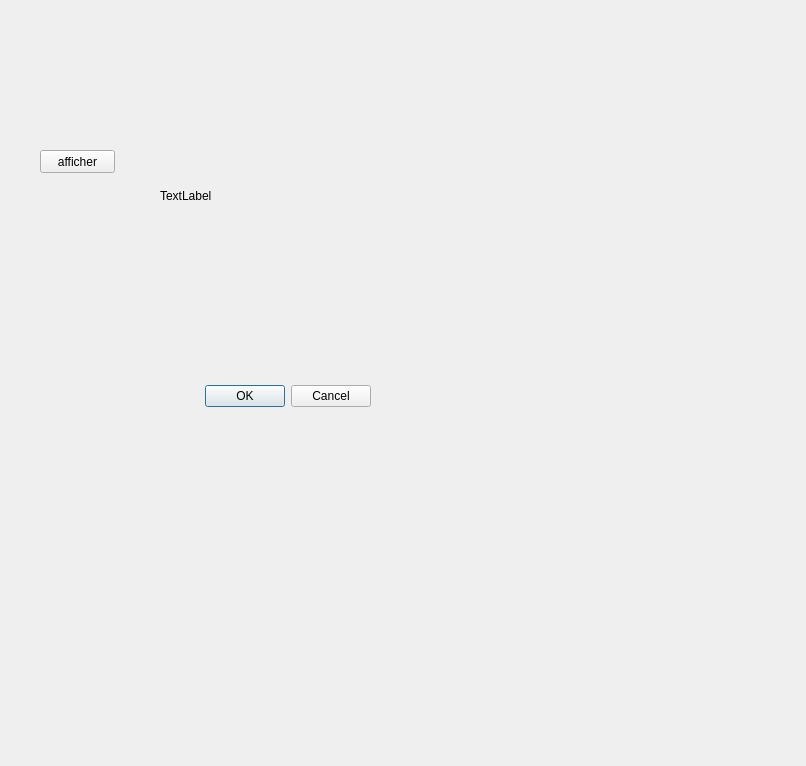
<?xml version="1.0" encoding="UTF-8"?>
<ui version="4.0">
 <class>Dialog</class>
 <widget class="QDialog" name="Dialog">
  <property name="geometry">
   <rect>
    <x>0</x>
    <y>0</y>
    <width>806</width>
    <height>766</height>
   </rect>
  </property>
  <property name="windowTitle">
   <string>Dialog</string>
  </property>
  <widget class="QDialogButtonBox" name="buttonBox">
   <property name="geometry">
    <rect>
     <x>30</x>
     <y>380</y>
     <width>341</width>
     <height>32</height>
    </rect>
   </property>
   <property name="orientation">
    <enum>Qt::Horizontal</enum>
   </property>
   <property name="standardButtons">
    <set>QDialogButtonBox::Cancel|QDialogButtonBox::Ok</set>
   </property>
  </widget>
  <widget class="QLabel" name="label">
   <property name="geometry">
    <rect>
     <x>160</x>
     <y>30</y>
     <width>521</width>
     <height>331</height>
    </rect>
   </property>
   <property name="text">
    <string>TextLabel</string>
   </property>
  </widget>
  <widget class="QPushButton" name="pushButton">
   <property name="geometry">
    <rect>
     <x>40</x>
     <y>150</y>
     <width>75</width>
     <height>23</height>
    </rect>
   </property>
   <property name="text">
    <string>afficher</string>
   </property>
  </widget>
 </widget>
 <resources/>
 <connections>
  <connection>
   <sender>buttonBox</sender>
   <signal>accepted()</signal>
   <receiver>Dialog</receiver>
   <slot>accept()</slot>
   <hints>
    <hint type="sourcelabel">
     <x>248</x>
     <y>254</y>
    </hint>
    <hint type="destinationlabel">
     <x>157</x>
     <y>274</y>
    </hint>
   </hints>
  </connection>
  <connection>
   <sender>buttonBox</sender>
   <signal>rejected()</signal>
   <receiver>Dialog</receiver>
   <slot>reject()</slot>
   <hints>
    <hint type="sourcelabel">
     <x>316</x>
     <y>260</y>
    </hint>
    <hint type="destinationlabel">
     <x>286</x>
     <y>274</y>
    </hint>
   </hints>
  </connection>
  <connection>
   <sender>pushButton</sender>
   <signal>clicked()</signal>
   <receiver>Dialog</receiver>
   <slot>afficher()</slot>
   <hints>
    <hint type="sourcelabel">
     <x>65</x>
     <y>163</y>
    </hint>
    <hint type="destinationlabel">
     <x>91</x>
     <y>117</y>
    </hint>
   </hints>
  </connection>
 </connections>
 <slots>
  <slot>afficher()</slot>
 </slots>
</ui>
